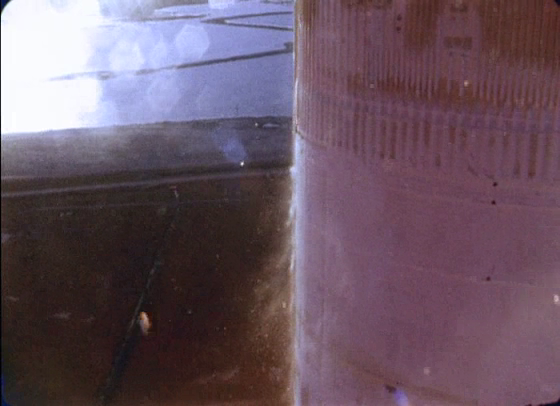
#> input picture frame 50 of Loop/data/launch2.mp4, 560 x 406 px, given in place of 00000002869000000.mp4, which was not available
$ python temp.py
#> lines starting #> are read from the running program, lines starting #| are printed output that depends on the picture
import cv2
import imutils
import numpy as np

camera = cv2.VideoCapture("C:\\Users\\panyi\\Desktop\\Work\\视频\\原视频\\00000002869000000.mp4")

firstframe = None
while True:
    ret, frame = camera.read()
#> frame is the input picture: shape (406, 560, 3); mean B, G, R 98.1, 84.8, 105.1
    frame = imutils.resize(frame, width=500)
#> frame: shape (362, 500, 3)
    if not ret:
        break
    gray = cv2.cvtColor(frame, cv2.COLOR_BGR2GRAY)
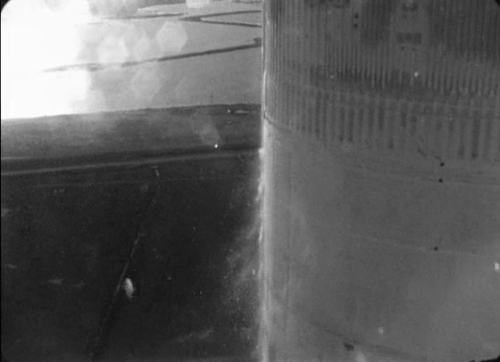
#> gray: shape (362, 500); min 2, max 255, mean 92.4
    gray = cv2.GaussianBlur(gray, (21, 21), 0)
    if firstframe is None:
        firstframe = gray
        continue

    frameDelta = cv2.absdiff(firstframe, gray)
    thresh = cv2.threshold(frameDelta, 25, 255, cv2.THRESH_BINARY)[1]
    thresh = cv2.dilate(thresh, None, iterations=2)
    # cnts= cv2.findContours(thresh.copy(),cv2.RETR_EXTERNAL,cv2.CHAIN_APPROX_SIMPLE)

    x, y, w, h = cv2.boundingRect(thresh)
    frame = cv2.rectangle(frame, (x, y), (x + w, y + h), (0, 0, 255), 2)
    cv2.imshow("frame", frame)
    cv2.imshow("Thresh", thresh)
    cv2.imshow("frame2", frameDelta)
    key = cv2.waitKey(1) & 0xFF

    if key == ord("q"):
        break

camera.release()
cv2.destroyAllWindows()

$ run again, starting later in the video
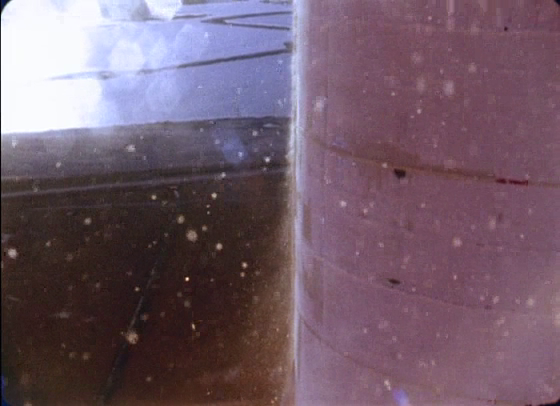
#> input picture frame 229 of Loop/data/launch2.mp4, 560 x 406 px, given in place of 00000002869000000.mp4, which was not available
#> frame is the input picture: shape (406, 560, 3); mean B, G, R 106, 91.7, 113.8
#> frame: shape (362, 500, 3)
#> `gray = cv2.cvtColor(frame, cv2.COLOR_BGR2GRAY)`:
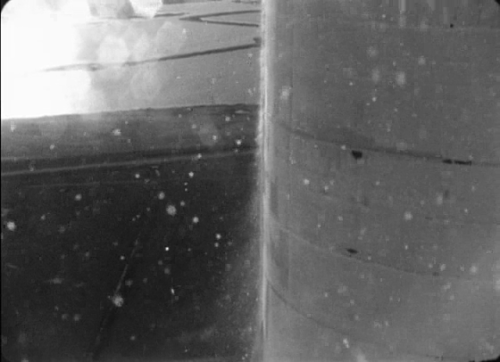
#> gray: shape (362, 500); min 2, max 255, mean 99.9

$ run again, starting later in the video
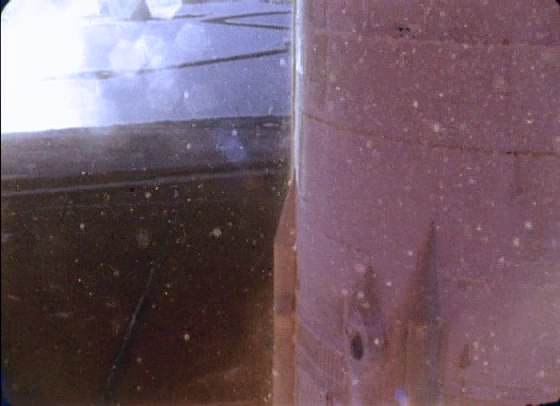
#> input picture frame 407 of Loop/data/launch2.mp4, 560 x 406 px, given in place of 00000002869000000.mp4, which was not available
#> frame is the input picture: shape (406, 560, 3); mean B, G, R 103.4, 91.6, 114.4
#> frame: shape (362, 500, 3)
#> `gray = cv2.cvtColor(frame, cv2.COLOR_BGR2GRAY)`:
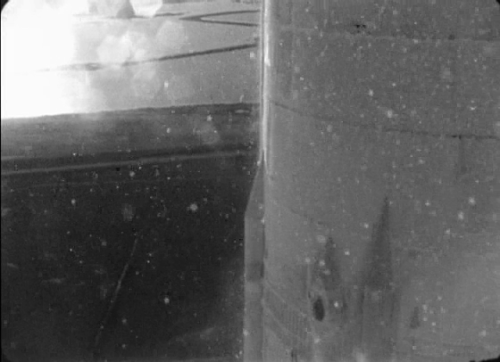
#> gray: shape (362, 500); min 2, max 254, mean 99.8
